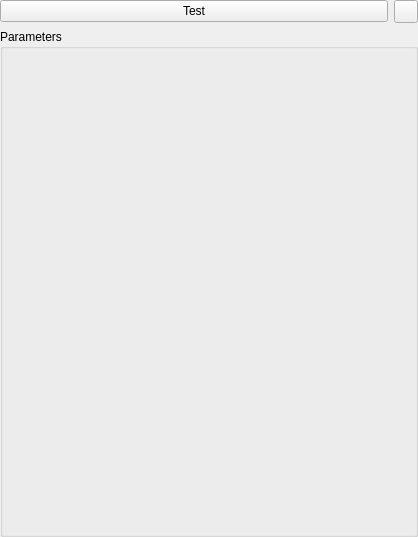
<?xml version="1.0" encoding="UTF-8"?>
<ui version="4.0">
 <class>CMultiLineSupplierGuiComp</class>
 <widget class="QWidget" name="CMultiLineSupplierGuiComp">
  <property name="geometry">
   <rect>
    <x>0</x>
    <y>0</y>
    <width>418</width>
    <height>537</height>
   </rect>
  </property>
  <property name="windowTitle">
   <string>Form</string>
  </property>
  <layout class="QGridLayout" name="gridLayout">
   <property name="margin">
    <number>0</number>
   </property>
   <item row="0" column="0">
    <widget class="QPushButton" name="TestButton">
     <property name="sizePolicy">
      <sizepolicy hsizetype="Minimum" vsizetype="Fixed">
       <horstretch>0</horstretch>
       <verstretch>0</verstretch>
      </sizepolicy>
     </property>
     <property name="text">
      <string>Test</string>
     </property>
     <property name="icon">
      <iconset resource="../../../Acf/Include/iqtgui/iqtgui.qrc">
       <normaloff>:/Icons/Play.svg</normaloff>:/Icons/Play.svg</iconset>
     </property>
    </widget>
   </item>
   <item row="0" column="1">
    <widget class="QToolButton" name="AutoUpdateButton">
     <property name="sizePolicy">
      <sizepolicy hsizetype="Fixed" vsizetype="Minimum">
       <horstretch>0</horstretch>
       <verstretch>0</verstretch>
      </sizepolicy>
     </property>
     <property name="text">
      <string/>
     </property>
     <property name="icon">
      <iconset resource="../../../Acf/Include/iqtgui/iqtgui.qrc">
       <normaloff>:/Icons/AutoUpdate.svg</normaloff>:/Icons/AutoUpdate.svg</iconset>
     </property>
     <property name="checkable">
      <bool>true</bool>
     </property>
    </widget>
   </item>
   <item row="1" column="0" colspan="2">
    <widget class="QGroupBox" name="ParamsGB">
     <property name="title">
      <string>Parameters</string>
     </property>
     <layout class="QVBoxLayout" name="verticalLayout">
      <item>
       <widget class="QFrame" name="ParamsFrame">
        <property name="sizePolicy">
         <sizepolicy hsizetype="Preferred" vsizetype="Expanding">
          <horstretch>0</horstretch>
          <verstretch>0</verstretch>
         </sizepolicy>
        </property>
        <property name="frameShape">
         <enum>QFrame::NoFrame</enum>
        </property>
        <property name="frameShadow">
         <enum>QFrame::Raised</enum>
        </property>
        <layout class="QVBoxLayout" name="verticalLayout_4">
         <property name="margin">
          <number>0</number>
         </property>
        </layout>
       </widget>
      </item>
     </layout>
    </widget>
   </item>
  </layout>
 </widget>
 <resources>
  <include location="../../../Acf/Include/iqtgui/iqtgui.qrc"/>
 </resources>
 <connections/>
</ui>
